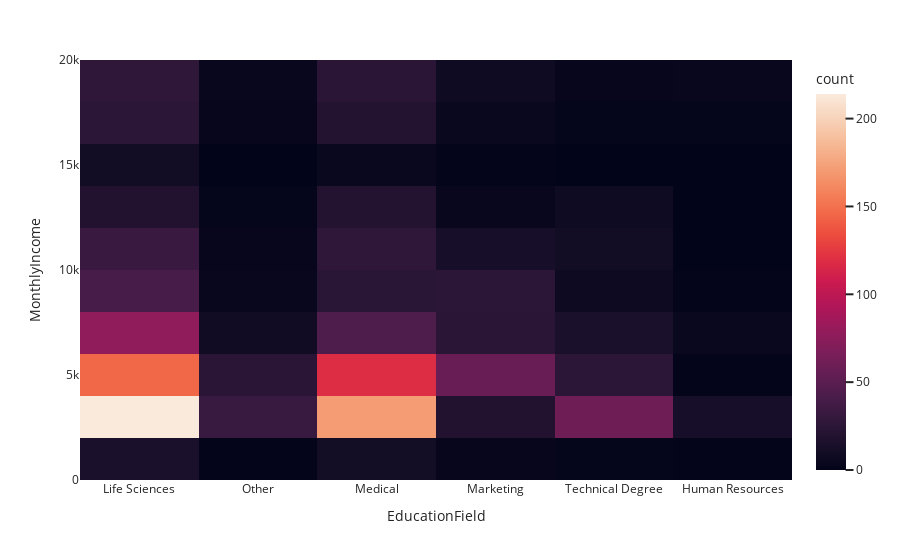

The code cell stored with this chart in its notebook:
### Code cell
fig = px.density_heatmap(df_start, x="EducationField", y="MonthlyIncome", template="seaborn")
print("Heatmap Education Field & Monthly income")
fig.show()

### Figure 1 — Plotly figure (JSON) as saved in the notebook; plotly's stock layout.template omitted (floating-point values rounded to 4 significant figures; data arrays with more than 128 entries replaced by an {"elided": "..."} marker saying what was removed)
{"data": [{"coloraxis": "coloraxis", "hovertemplate": "EducationField=%{x}<br>MonthlyIncome=%{y}<br>count=%{z}<extra></extra>", "name": "", "type": "histogram2d", "x": {"elided": "1470 str values"}, "xaxis": "x", "xbingroup": "x", "y": {"elided": "1470 int values"}, "yaxis": "y", "ybingroup": "y"}], "layout": {"coloraxis": {"colorbar": {"title": {"text": "count"}}, "colorscale": [[0, "rgb(2,4,25)"], [0.0625, "rgb(24,15,41)"], [0.125, "rgb(47,23,57)"], [0.1875, "rgb(71,28,72)"], [0.25, "rgb(97,30,82)"], [0.3125, "rgb(123,30,89)"], [0.375, "rgb(150,27,91)"], [0.4375, "rgb(177,22,88)"], [0.5, "rgb(203,26,79)"], [0.5625, "rgb(223,47,67)"], [0.625, "rgb(236,76,61)"], [0.6875, "rgb(242,107,73)"], [0.75, "rgb(244,135,95)"], [0.8125, "rgb(245,162,122)"], [0.875, "rgb(246,188,153)"], [0.9375, "rgb(247,212,187)"], [1, "rgb(250,234,220)"]]}, "legend": {"tracegroupgap": 0}, "margin": {"t": 60}, "xaxis": {"anchor": "y", "domain": [0, 1], "title": {"text": "EducationField"}}, "yaxis": {"anchor": "x", "domain": [0, 1], "title": {"text": "MonthlyIncome"}}}}
